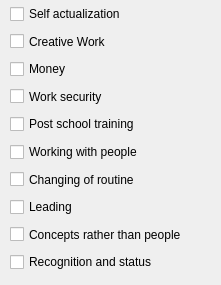
      <widget class="QWidget" name="tab_12">
       <attribute name="title">
        <string>Priorities</string>
       </attribute>
       <widget class="QWidget" name="verticalLayoutWidget_6">
        <property name="geometry">
         <rect>
          <x>10</x>
          <y>0</y>
          <width>202</width>
          <height>276</height>
         </rect>
        </property>
        <layout class="QVBoxLayout" name="verticalLayout_6">
         <property name="spacing">
          <number>0</number>
         </property>
         <item>
          <widget class="LinkedCheckBox" name="chkbPriorities_1">
           <property name="sizePolicy">
            <sizepolicy hsizetype="Expanding" vsizetype="Expanding">
             <horstretch>0</horstretch>
             <verstretch>0</verstretch>
            </sizepolicy>
           </property>
           <property name="statusTip">
            <string>...fulfilling lifelong and recent dreams.	 </string>
           </property>
           <property name="accessibleName">
            <string>priorities</string>
           </property>
           <property name="accessibleDescription">
            <string>4</string>
           </property>
           <property name="styleSheet">
            <string notr="true">QCheckBox:hover:!pressed
{
background-color: rgba(186, 0, 3, 75);
}</string>
           </property>
           <property name="text">
            <string>Self actualization</string>
           </property>
          </widget>
         </item>
         <item>
          <widget class="LinkedCheckBox" name="chkbPriorities_3">
           <property name="sizePolicy">
            <sizepolicy hsizetype="Expanding" vsizetype="Expanding">
             <horstretch>0</horstretch>
             <verstretch>0</verstretch>
            </sizepolicy>
           </property>
           <property name="statusTip">
            <string>...create creative pieces like paintings, or designs.	 </string>
           </property>
           <property name="accessibleName">
            <string>priorities</string>
           </property>
           <property name="accessibleDescription">
            <string>4</string>
           </property>
           <property name="styleSheet">
            <string notr="true">QCheckBox:hover:!pressed
{
background-color: rgba(186, 0, 3, 75);
}</string>
           </property>
           <property name="text">
            <string>Creative Work</string>
           </property>
          </widget>
         </item>
         <item>
          <widget class="LinkedCheckBox" name="chkbPriorities_4">
           <property name="sizePolicy">
            <sizepolicy hsizetype="Expanding" vsizetype="Expanding">
             <horstretch>0</horstretch>
             <verstretch>0</verstretch>
            </sizepolicy>
           </property>
           <property name="statusTip">
            <string>...money is an important aspect of your daily life.	 </string>
           </property>
           <property name="accessibleName">
            <string>priorities</string>
           </property>
           <property name="accessibleDescription">
            <string>4</string>
           </property>
           <property name="styleSheet">
            <string notr="true">QCheckBox:hover:!pressed
{
background-color: rgba(186, 0, 3, 75);
}</string>
           </property>
           <property name="text">
            <string>Money</string>
           </property>
          </widget>
         </item>
         <item>
          <widget class="LinkedCheckBox" name="chkbPriorities_6">
           <property name="sizePolicy">
            <sizepolicy hsizetype="Expanding" vsizetype="Expanding">
             <horstretch>0</horstretch>
             <verstretch>0</verstretch>
            </sizepolicy>
           </property>
           <property name="statusTip">
            <string>...you need to be able to depend on your work stability.	 </string>
           </property>
           <property name="accessibleName">
            <string>priorities</string>
           </property>
           <property name="accessibleDescription">
            <string>4</string>
           </property>
           <property name="styleSheet">
            <string notr="true">QCheckBox:hover:!pressed
{
background-color: rgba(186, 0, 3, 75);
}</string>
           </property>
           <property name="text">
            <string>Work security</string>
           </property>
          </widget>
         </item>
         <item>
          <widget class="LinkedCheckBox" name="chkbPriorities_5">
           <property name="sizePolicy">
            <sizepolicy hsizetype="Expanding" vsizetype="Expanding">
             <horstretch>0</horstretch>
             <verstretch>0</verstretch>
            </sizepolicy>
           </property>
           <property name="statusTip">
            <string>...tertiary education is very important to you.	 </string>
           </property>
           <property name="accessibleName">
            <string>priorities</string>
           </property>
           <property name="accessibleDescription">
            <string>4</string>
           </property>
           <property name="styleSheet">
            <string notr="true">QCheckBox:hover:!pressed
{
background-color: rgba(186, 0, 3, 75);
}</string>
           </property>
           <property name="text">
            <string>Post school training</string>
           </property>
          </widget>
         </item>
         <item>
          <widget class="LinkedCheckBox" name="chkbPriorities_8">
           <property name="sizePolicy">
            <sizepolicy hsizetype="Expanding" vsizetype="Expanding">
             <horstretch>0</horstretch>
             <verstretch>0</verstretch>
            </sizepolicy>
           </property>
           <property name="statusTip">
            <string>...working and interacting with people is your niche.	 </string>
           </property>
           <property name="accessibleName">
            <string>priorities</string>
           </property>
           <property name="accessibleDescription">
            <string>4</string>
           </property>
           <property name="styleSheet">
            <string notr="true">QCheckBox:hover:!pressed
{
background-color: rgba(186, 0, 3, 75);
}</string>
           </property>
           <property name="text">
            <string>Working with people</string>
           </property>
          </widget>
         </item>
         <item>
          <widget class="LinkedCheckBox" name="chkbPriorities_7">
           <property name="sizePolicy">
            <sizepolicy hsizetype="Expanding" vsizetype="Expanding">
             <horstretch>0</horstretch>
             <verstretch>0</verstretch>
            </sizepolicy>
           </property>
           <property name="statusTip">
            <string>...you like change in you daily habits and routines.	 </string>
           </property>
           <property name="accessibleName">
            <string>priorities</string>
           </property>
           <property name="accessibleDescription">
            <string>4</string>
           </property>
           <property name="styleSheet">
            <string notr="true">QCheckBox:hover:!pressed
{
background-color: rgba(186, 0, 3, 75);
}</string>
           </property>
           <property name="text">
            <string>Changing of routine</string>
           </property>
          </widget>
         </item>
         <item>
          <widget class="LinkedCheckBox" name="chkbPriorities_2">
           <property name="sizePolicy">
            <sizepolicy hsizetype="Expanding" vsizetype="Expanding">
             <horstretch>0</horstretch>
             <verstretch>0</verstretch>
            </sizepolicy>
           </property>
           <property name="statusTip">
            <string>...you like to be the one to lead the pack.	 </string>
           </property>
           <property name="accessibleName">
            <string>priorities</string>
           </property>
           <property name="accessibleDescription">
            <string>4</string>
           </property>
           <property name="styleSheet">
            <string notr="true">QCheckBox:hover:!pressed
{
background-color: rgba(186, 0, 3, 75);
}</string>
           </property>
           <property name="text">
            <string>Leading</string>
           </property>
          </widget>
         </item>
         <item>
          <widget class="LinkedCheckBox" name="chkbPriorities_10">
           <property name="sizePolicy">
            <sizepolicy hsizetype="Expanding" vsizetype="Expanding">
             <horstretch>0</horstretch>
             <verstretch>0</verstretch>
            </sizepolicy>
           </property>
           <property name="statusTip">
            <string>...you enjoy working on your own rather then in a team.	 </string>
           </property>
           <property name="accessibleName">
            <string>priorities</string>
           </property>
           <property name="accessibleDescription">
            <string>4</string>
           </property>
           <property name="styleSheet">
            <string notr="true">QCheckBox:hover:!pressed
{
background-color: rgba(186, 0, 3, 75);
}</string>
           </property>
           <property name="text">
            <string>Concepts rather than people</string>
           </property>
          </widget>
         </item>
         <item>
          <widget class="LinkedCheckBox" name="chkbPriorities_9">
           <property name="sizePolicy">
            <sizepolicy hsizetype="Expanding" vsizetype="Expanding">
             <horstretch>0</horstretch>
             <verstretch>0</verstretch>
            </sizepolicy>
           </property>
           <property name="statusTip">
            <string>...you like your regular pat on the back.	</string>
           </property>
           <property name="accessibleName">
            <string>priorities</string>
           </property>
           <property name="accessibleDescription">
            <string>4</string>
           </property>
           <property name="styleSheet">
            <string notr="true">QCheckBox:hover:!pressed
{
background-color: rgba(186, 0, 3, 75);
}</string>
           </property>
           <property name="text">
            <string>Recognition and status</string>
           </property>
          </widget>
         </item>
        </layout>
       </widget>
      </widget>
